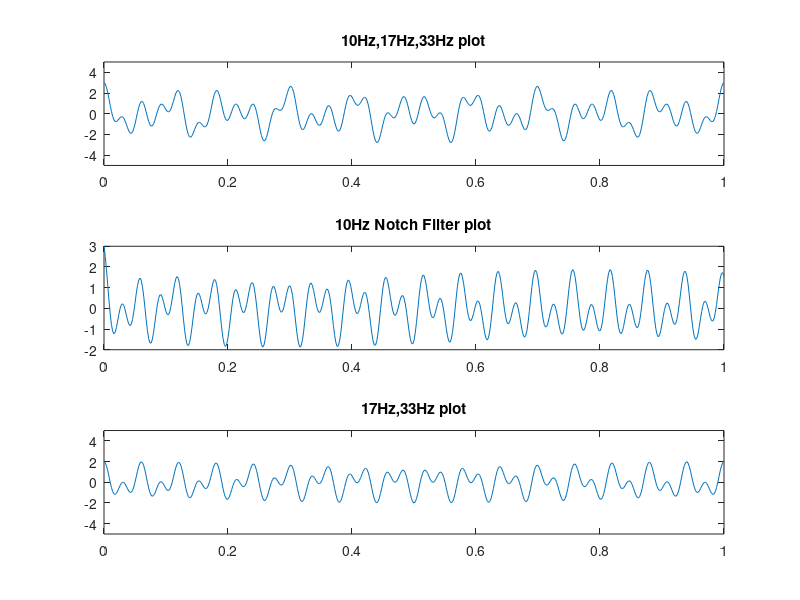

Source code (MATLAB):
function [aa,bb] = hw06a_student()
%Keenan Parker, 1001024878
    t = (0:0.002:1);
    x = cos(2*pi*10*t)+cos(2*pi*17*t)+cos(2*pi*33*t);
    w = pi/25;
    
    bb = [1 -2*cos(w) 1];
    
    aa = [1 -0.9372*2*cos(w) 0.9372*0.9372];
    
    y = filter(bb, aa, x);
    u = cos(2*pi*17*t)+cos(2*pi*33*t);
    
    subplot(3,1,1)
    plot(t,x)
   axis([0 1 -5 5]);
   title('10Hz,17Hz,33Hz plot');
    
    
    subplot(3,1,2)
    plot(t,y)
    title('10Hz Notch Filter plot');
    
    
    subplot(3,1,3)
    plot(t,u)
    axis([0 1 -5 5]);
    title('17Hz,33Hz plot');

end